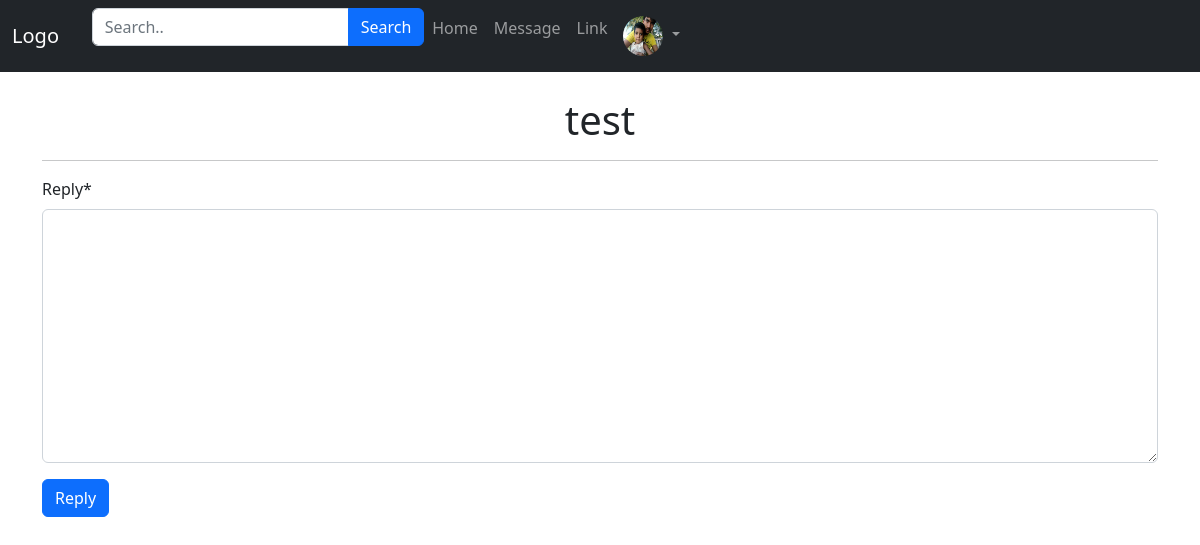
Before: /messages/conversation/test2/test/ (signed in) with the older database file.
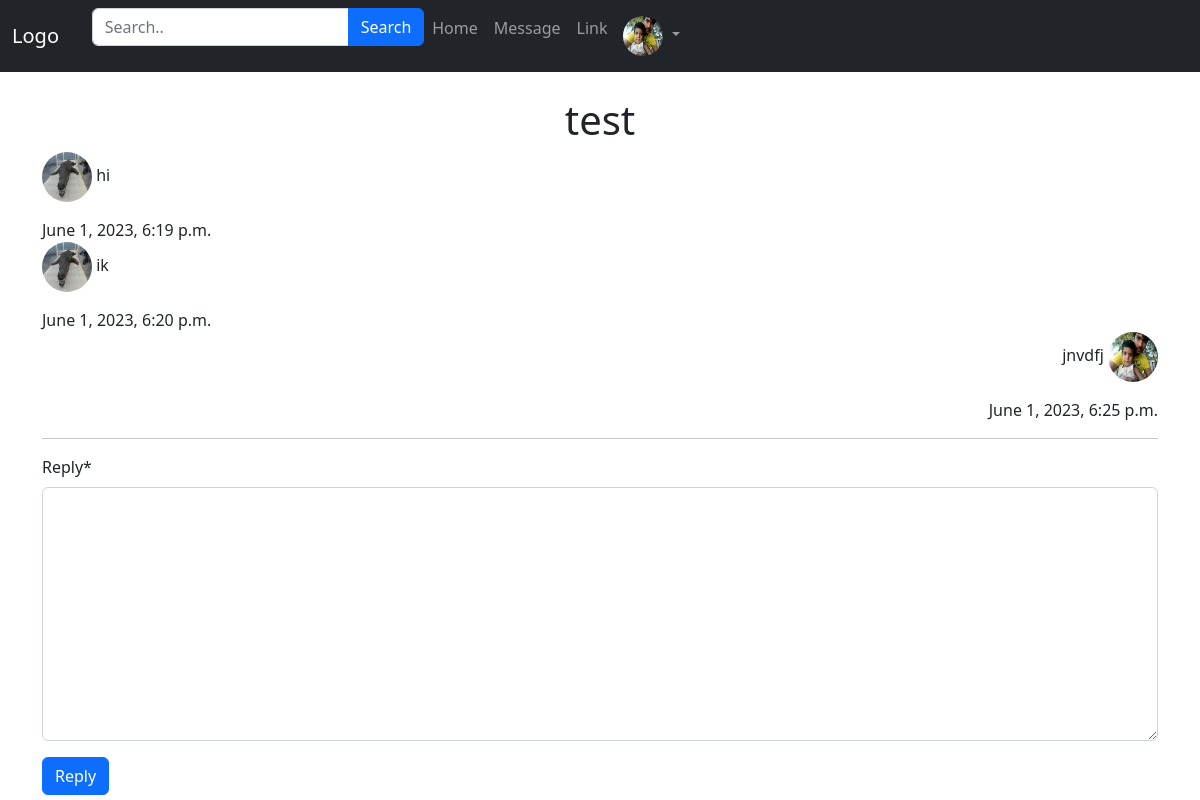
After: the same page with the newer database file.
### App_Message/models.py (models this page shows, shortened)
class Message(models.Model):
    sender = models.ForeignKey(User, related_name='sent_messages', on_delete=models.CASCADE)
    recipient = models.ForeignKey(User, related_name='received_messages', on_delete=models.CASCADE)
    content = models.TextField()
    timestamp = models.DateTimeField(auto_now_add=True)

### App_Login/models.py (models this page shows)
class UserProfile(models.Model):
    user = models.OneToOneField( User, related_name='user_profile', on_delete=models.CASCADE)
    profile_pic = models.ImageField(upload_to='profile_pics',blank=True)
    description = models.TextField(blank=True)
    full_name = models.CharField(max_length=264,blank=True)
    dob = models.DateField(blank=True,null=True)
    website=models.URLField(blank=True)
    facebook = models.URLField(blank=True)

### App_Message/views.py (the view)
# urls.py: path('conversation/<username1>/<username2>/', views.conversation_view, name='conversation'),
@login_required
def conversation_view(request, username1, username2):
    user1 = User.objects.get(username=username1)
    user2 = User.objects.get(username=username2)
    messages = Message.objects.filter(
        Q(sender=user1, recipient=user2) | Q(sender=user2, recipient=user1)
    ).order_by('timestamp')
    if request.method == 'POST':
        reply_form = MessageReplyForm(request.POST)
        if reply_form.is_valid():
            content = reply_form.cleaned_data['content']
            reply_message = Message(
                sender=request.user, recipient=user2, content=content)
            reply_message.save()
            return redirect('App_Message:conversation', username1=username1, username2=username2)
    else:
        reply_form = MessageReplyForm()
    return render(request, 'App_Message/conversation.html', {'messages': messages, 'user1': user1, 'user2': user2, 'reply_form': reply_form})

### App_Message/forms.py
class MessageReplyForm(forms.Form):
    content = forms.CharField(label='Reply', widget=forms.Textarea)

### templates/App_Message/conversation.html (shortened to what this page needs)
{% extends 'navbar.html' %}
{% load crispy_forms_tags %}
{% block body_block %}
<h1 class="other_user">{{ user2.username }}</h1>
{% for message in messages %}
    {% if message.sender == user1 %}
        <div class="message sent">
            <p>{{ message.content }} {% if message.sender.user_profile.profile_pic %}<img src="{{message.sender.user_profile.profile_pic.url }}" alt="Profile Pic" class="profile-pic">{% endif %}</p>
            <span>{{ message.timestamp }}</span>
        </div>
    {% else %}
        <div class="message received">
            <p>{% if message.sender.user_profile.profile_pic %}<img src="{{message.sender.user_profile.profile_pic.url }}" alt="Profile Pic" class="profile-pic">{% endif %}
           {{ message.content }}</p>
            <span>{{ message.timestamp }}</span>
        </div>
    {% endif %}
{% endfor %}
<hr>
<form method="POST">
    {{ reply_form|crispy }}
    <button type="submit" class="btn btn-primary">Reply</button>
</form>
{% endblock %}

Changed rows visible on the page:
added Message: sender.user_profile.profile_pic (picture), content "hi", timestamp "June 1, 2023, 6:19 p.m."
added Message: sender.user_profile.profile_pic (picture), content "ik", timestamp "June 1, 2023, 6:20 p.m."
added Message: content "jnvdfj", sender.user_profile.profile_pic (picture), timestamp "June 1, 2023, 6:25 p.m."
